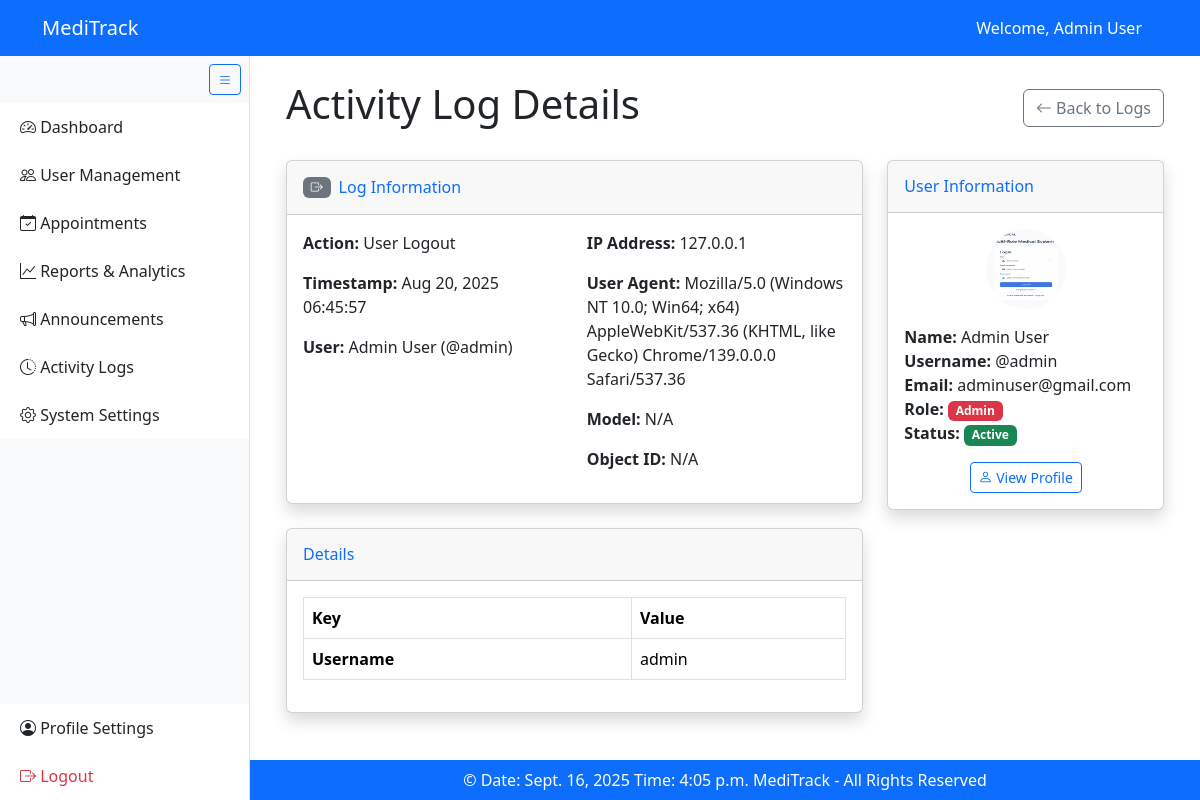
/activity_log_details/1/ (signed in), run on the app's committed database.
### MediTrackApp/models.py (models this page shows, shortened)
class User(AbstractUser):
    ROLE_CHOICES = [
        ("admin", "Admin"),
        ("patient", "Patient"),
        ("doctor", "Doctor"),
    ]
    GENDER_CHOICES = [
        ("M", "Male"),
        ("F", "Female"),
        ("O", "Other"),
    ]
    phone_number = PhoneNumberField(region="PK", blank=True)
    gender = models.CharField(max_length=10, choices=GENDER_CHOICES, blank=True)
    date_of_birth = models.DateField(null=True, blank=True)
    profile_pic = models.ImageField(upload_to="profile_pics/", validators=[validate_file_extension], blank=True, null=True)
    role = models.CharField(max_length=50, choices=ROLE_CHOICES, default="patient")
    is_active = models.BooleanField(default=True)

class ActivityLog(models.Model):
    ACTION_CHOICES = [
        ('login', 'User Login'),
        ('logout', 'User Logout'),
        ('create', 'Record Created'),
        ('update', 'Record Updated'),
        ('delete', 'Record Deleted'),
        ('status_change', 'Status Changed'),
        ('password_change', 'Password Changed'),
        ('profile_update', 'Profile Updated'),
        ('appointment_booked', 'Appointment Booked'),
        ('appointment_updated', 'Appointment Updated'),
        ('prescription_created', 'Prescription Created'),
        ('report_generated', 'Report Generated'),
        ('announcement_created', 'Announcement Created'),
    ]
    user = models.ForeignKey(User, on_delete=models.SET_NULL, null=True)
    action = models.CharField(max_length=50, choices=ACTION_CHOICES)
    model_name = models.CharField(max_length=100)
    object_id = models.CharField(max_length=100)
    details = models.JSONField(default=dict)
    ip_address = models.GenericIPAddressField(null=True, blank=True)
    user_agent = models.TextField(blank=True)
    created_at = models.DateTimeField(auto_now_add=True)
    @property
    def action_icon(self):
        icons = {
            'login': 'bi-box-arrow-in-right',
            'logout': 'bi-box-arrow-right',
            'create': 'bi-plus-circle',
            'update': 'bi-pencil',
            'delete': 'bi-trash',
            'status_change': 'bi-toggle-on',
            'password_change': 'bi-key',
            'profile_update': 'bi-person',
            'appointment_booked': 'bi-calendar-plus',
            'appointment_updated': 'bi-calendar-check',
            'prescription_created': 'bi-file-medical',
            'report_generated': 'bi-file-earmark-bar-graph',
            'announcement_created': 'bi-megaphone',
        }
        return icons.get(self.action, 'bi-activity')
    @property
    def action_color(self):
        colors = {
            'login': 'success',
            'logout': 'secondary',
            'create': 'primary',
            'update': 'info',
            'delete': 'danger',
            'status_change': 'warning',
            'password_change': 'warning',
            'profile_update': 'info',
            'appointment_booked': 'success',
            'appointment_updated': 'info',
            'prescription_created': 'primary',
            'report_generated': 'info',
            'announcement_created': 'primary',
        }
        return colors.get(self.action, 'secondary')

### MediTrackApp/decorators.py (the view)
        def wrapper(request, *args, **kwargs):
            if not request.user.is_authenticated:
                return redirect('login')
            if request.user.role not in allowed_roles:
                raise PermissionDenied
            return view_func(request, *args, **kwargs)

### MediTrackApp/views.py (called while the page is built)
@login_required
@role_required(["admin"])
def activity_log_details(request, log_id):
    log = get_object_or_404(ActivityLog, id=log_id)
    context = {
        'log': log,
        'title': 'Activity Log Details'
    }
    return render(request, 'admin/activity_log_details.html', context)

### MediTrackApp/templates/admin/activity_log_details.html (shortened to what this page needs)
{% extends 'base.html' %}
{% load static %}
{% block content %}
<div class="container-fluid">
    <div class="d-flex justify-content-between align-items-center mb-4">
        <h1>Activity Log Details</h1>
        <a href="{% url 'activity_logs' %}" class="btn btn-outline-secondary">
            <i class="bi bi-arrow-left"></i> Back to Logs
        </a>
    </div>
    <div class="row">
        <div class="col-md-8">
            <div class="card shadow mb-4">
                <div class="card-header py-3 d-flex align-items-center">
                    <span class="badge bg-{{ log.action_color }} me-2">
                        <i class="bi {{ log.action_icon }}"></i>
                    </span>
                    <h6 class="m-0 font-weight-bold text-primary">Log Information</h6>
                </div>
                <div class="card-body">
                    <div class="row">
                        <div class="col-md-6">
                            <p><strong>Action:</strong> {{ log.get_action_display }}</p>
                            <p><strong>Timestamp:</strong> {{ log.created_at|date:"M d, Y H:i:s" }}</p>
                            <p><strong>User:</strong>
                                {% if log.user %}
                                {{ log.user.get_full_name }} (@{{ log.user.username }})
                                {% else %}
                                <span class="text-muted">System</span>
                                {% endif %}
                            </p>
                        </div>
                        <div class="col-md-6">
                            <p><strong>IP Address:</strong> {{ log.ip_address|default:"N/A" }}</p>
                            <p><strong>User Agent:</strong> {{ log.user_agent|default:"N/A" }}</p>
                            <p><strong>Model:</strong> {{ log.model_name|default:"N/A" }}</p>
                            <p><strong>Object ID:</strong> {{ log.object_id|default:"N/A" }}</p>
                        </div>
                    </div>
                </div>
            </div>
            <div class="card shadow">
                <div class="card-header py-3">
                    <h6 class="m-0 font-weight-bold text-primary">Details</h6>
                </div>
                <div class="card-body">
                    {% if log.details %}
                    <div class="table-responsive">
                        <table class="table table-bordered">
                            <thead>
                                <tr>
                                    <th>Key</th>
                                    <th>Value</th>
                                </tr>
                            </thead>
                            <tbody>
                                {% for key, value in log.details.items %}
                                <tr>
                                    <td><strong>{{ key|title }}</strong></td>
                                    <td>
                                        {% if value is mapping %}
                                            <pre class="mb-0">{{ value|pprint }}</pre>
                                        {% else %}
                                            {{ value }}
                                        {% endif %}
                                    </td>
                                </tr>
                                {% endfor %}
                            </tbody>
                        </table>
                    </div>
                    {% else %}
                    <p class="text-muted">No additional details available</p>
                    {% endif %}
                </div>
            </div>
        </div>
        <div class="col-md-4">
            <div class="card shadow">
                <div class="card-header py-3">
                    <h6 class="m-0 font-weight-bold text-primary">User Information</h6>
                </div>
                <div class="card-body">
                    {% if log.user %}
                    <div class="text-center mb-3">
                        {% if log.user.profile_pic %}
                        <img src="{{ log.user.profile_pic.url }}" alt="Profile" class="rounded-circle" width="80" height="80">
                        {% else %}
                        <div class="avatar-placeholder rounded-circle mx-auto d-flex align-items-center justify-content-center bg-secondary text-white" style="width: 80px; height: 80px;">
                            {{ log.user.first_name|first|upper }}{{ log.user.last_name|first|upper }}
                        </div>
                        {% endif %}
                    </div>
                    <div class="mb-3">
                        <strong>Name:</strong> {{ log.user.get_full_name }}<br>
                        <strong>Username:</strong> @{{ log.user.username }}<br>
                        <strong>Email:</strong> {{ log.user.email }}<br>
                        <strong>Role:</strong>
                        <span class="badge
                            {% if log.user.role == 'admin' %}bg-danger
                            {% elif log.user.role == 'doctor' %}bg-primary
                            {% else %}bg-success
                            {% endif %}">
                            {{ log.user.get_role_display }}
                        </span><br>
                        <strong>Status:</strong>
                        <span class="badge {% if log.user.is_active %}bg-success{% else %}bg-danger{% endif %}">
                            {{ log.user.is_active|yesno:"Active,Inactive" }}
                        </span>
                    </div>
                    <div class="text-center">
                        <a href="{% url 'view_user' log.user.id %}" class="btn btn-sm btn-outline-primary">
                            <i class="bi bi-person"></i> View Profile
                        </a>
                    </div>
                    {% else %}
                    <p class="text-muted">System-generated activity</p>
                    {% endif %}
                </div>
            </div>
        </div>
    </div>
</div>
{% endblock %}

### templates/base.html (shortened to what this page needs)
{% load static %}
<!DOCTYPE html>
<html lang="en">
<head>
    <link href="https://cdn.jsdelivr.net/npm/bootstrap@5.3.3/dist/css/bootstrap.min.css" rel="stylesheet">
    <link href="https://cdn.jsdelivr.net/npm/bootstrap-icons@1.11.3/font/bootstrap-icons.css" rel="stylesheet">
    <link rel="stylesheet" href="{% static 'CSS/base.css' %}">
</head>
<body>
    <nav class="navbar navbar-dark bg-primary fixed-top" id="main-navbar">
        <div class="container">
            <span class="navbar-brand">MediTrack</span>
            <div>
                {% if user.is_authenticated %}
                    <span class="text-white me-3">Welcome, {{ user.get_full_name }}</span>
                {% else %}
                    <a href="{% url 'login' %}" class="btn btn-outline-light btn-lg me-2">Login</a>
                    <a href="{% url 'register' %}" class="btn btn-outline-light btn-lg">Register</a>
                {% endif %}
            </div>
        </div>
    </nav>
 {% if user.is_authenticated %}
    <div id="sidebar" class="bg-light border-end position-fixed d-flex flex-column">
        <div class="p-2 text-end d-none d-lg-block">
            <button id="sidebarToggle" class="btn btn-sm btn-outline-primary">
                <i class="bi bi-list"></i>
            </button>
        </div>
        <div class="list-group list-group-flush flex-grow-1">
            {% if user.role == 'admin' %}
                 {% include 'partials/admin_sidebar.html' %}
                 {% elif user.role == 'doctor' %}
                 {% include 'partials/doctor_sidebar.html' %}
                 {% elif user.role == 'patient' %}
                 {% include 'partials/patient_sidebar.html' %}
            {% endif %}
            <div class="mt-auto">
                <a href="{% url 'edit_profile' %}" class="list-group-item list-group-item-action">
                    <i class="bi bi-person-circle"></i> <span class="link-text">Profile Settings</span>
                </a>
                <a href="{% url 'logout' %}" class="list-group-item list-group-item-action text-danger">
                    <i class="bi bi-box-arrow-right"></i> <span class="link-text">Logout</span>
                </a>
            </div>
        </div>
    </div>
    {% endif %}
    <div id="main-content" class="p-4 {% if not user.is_authenticated %}full-width{% endif %}">
        {% block content %}{% endblock %}
    </div>
    <footer class="bg-primary text-white text-center py-2 {% if not user.is_authenticated %}full-width{% endif %}" id="main-footer">
        &copy; Date: {% now "DATE_FORMAT" %} Time: {% now "TIME_FORMAT" %} MediTrack - All Rights Reserved
    </footer>
</body>
</html>

### static/css/base.css (style rules this page uses)
#sidebar { width: 250px; top: 56px; bottom: 0; height: calc(100vh - 56px); transition: all 0.3s; z-index: 1000; overflow-y: auto; }
#main-content { margin-left: 250px; padding-top: 80px; padding-bottom: 20px; transition: all 0.3s; min-height: calc(100vh - 56px - 40px); }
#main-footer { margin-left: 250px; transition: all 0.3s; }
#sidebar .list-group-item { border: none; padding: 12px 20px; font-weight: 500; white-space: nowrap; }
body { padding-top: 56px; }

### data on the page
User: get_full_name "Admin User", key "Username", value "admin"
ActivityLog: action "User Logout", created_at "Aug 20, 2025 06:45:57", user.get_full_name "Admin User", user.username "admin", ip_address "127.0.0.1", user_agent "Mozilla/5.0 (Windows NT 10.0; Win64; x64) AppleWebKit/537.36 (KHTML, like Gecko) Chrome/139.0.0.0 Safari/537.36", model_name "N/A", object_id "N/A", user.profile_pic (picture), user.email "adminuser@gmail.com", user.role "Admin", user.is_active "Active"
